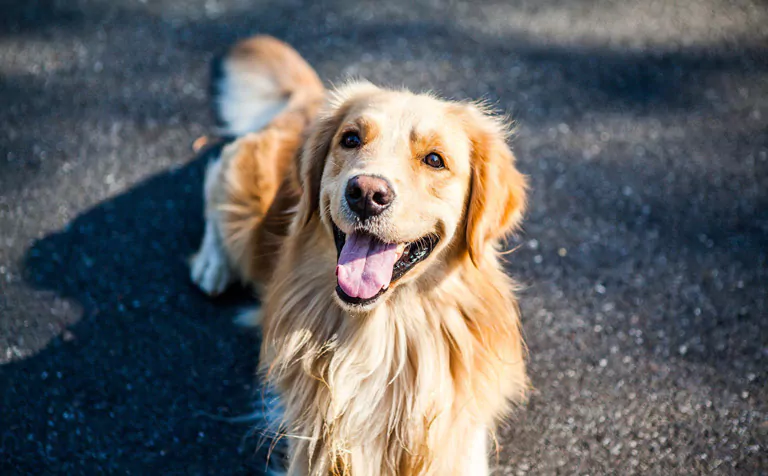
#> input picture 4image.jpg, 768 x 476 px
$ python 4.1.py
#> lines starting #> are read from the running program, lines starting #| are printed output that depends on the picture
import cv2
import numpy as np

#a
img = cv2.imread("4image.jpg")
#> img is the input picture: shape (476, 768, 3); mean B, G, R 99.7, 98.5, 97.9
cv2.imshow("1a", img)
cv2.waitKey(0)

#b
M = np.float32([[1, 0, 30], [0, 1, 40]])
shifted = cv2.warpAffine(img, M, (img.shape[1], img.shape[0]))
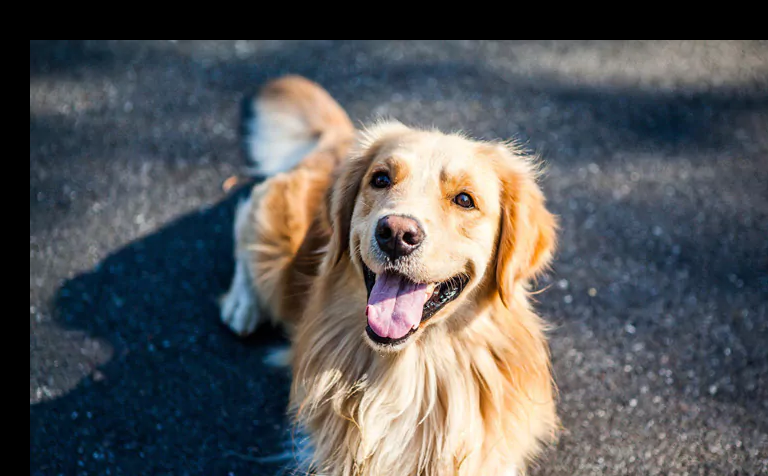
#> shifted: shape (476, 768, 3); mean B, G, R 89.4, 88.4, 87.9

#c
cv2.imshow("1c", shifted)
cv2.waitKey(0)

$ run again, with 3image.jpg copied over 4image.jpg
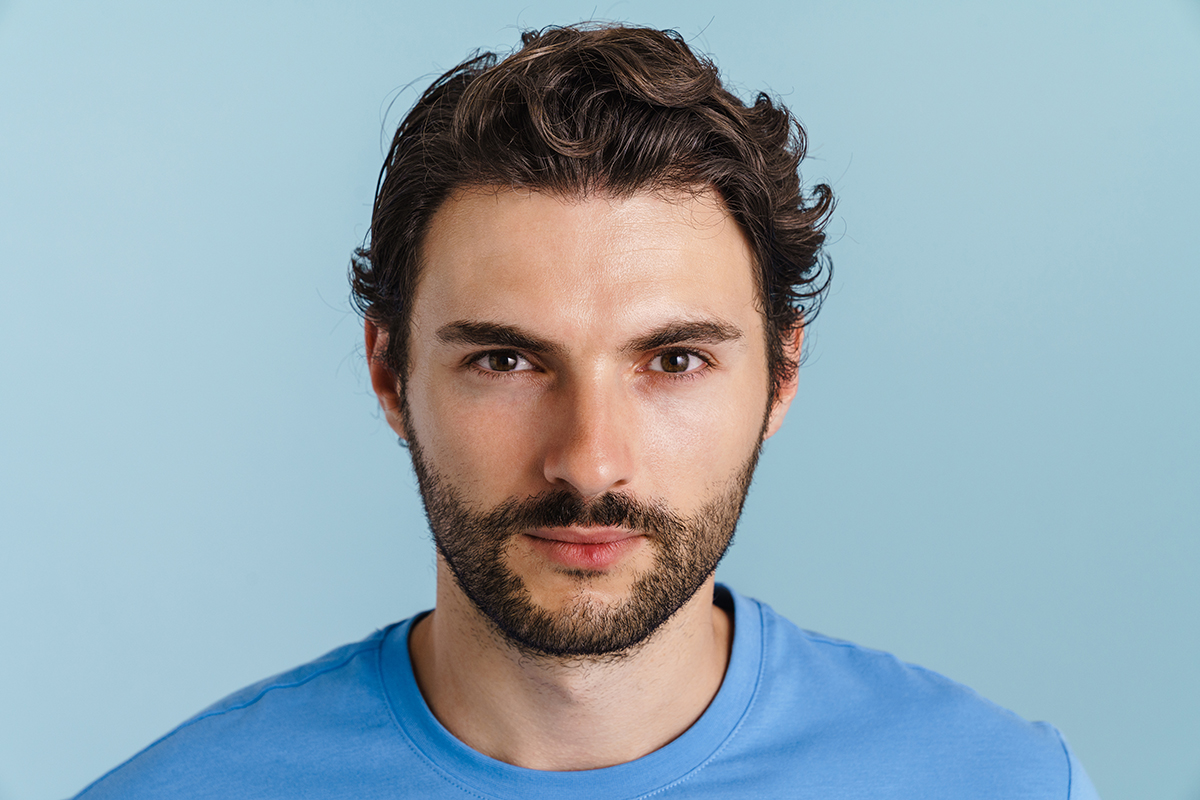
#> input picture 3image.jpg, 1200 x 800 px
#> img is the input picture: shape (800, 1200, 3); mean B, G, R 178.8, 168.4, 148.8
#> `shifted = cv2.warpAffine(img, M, (img.shape[1], img.shape[0]))`:
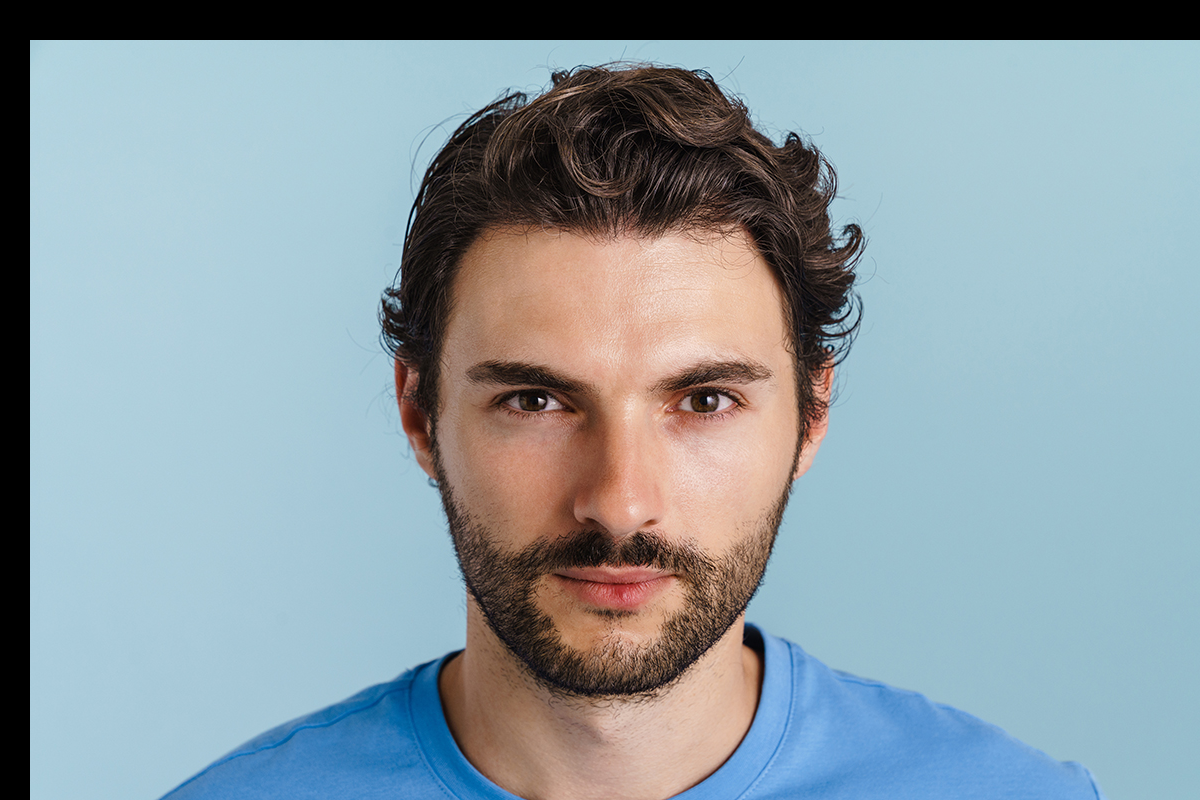
#> shifted: shape (800, 1200, 3); mean B, G, R 163.4, 155.9, 140

$ run again, with 5image.jpg copied over 4image.jpg
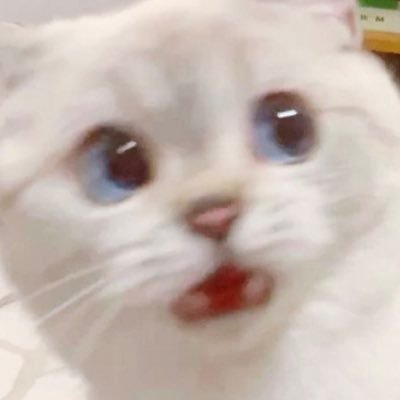
#> input picture 5image.jpg, 400 x 400 px
#> img is the input picture: shape (400, 400, 3); mean B, G, R 176.9, 185, 199
#> `shifted = cv2.warpAffine(img, M, (img.shape[1], img.shape[0]))`:
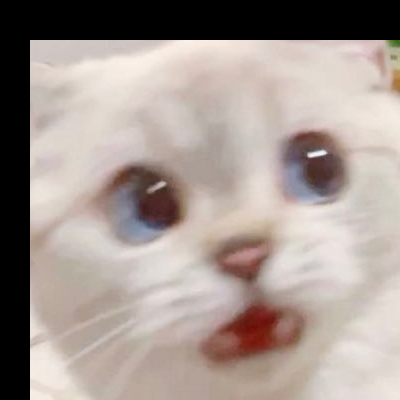
#> shifted: shape (400, 400, 3); mean B, G, R 145.5, 151.7, 163.8

$ run again, with 6image.jpg copied over 4image.jpg
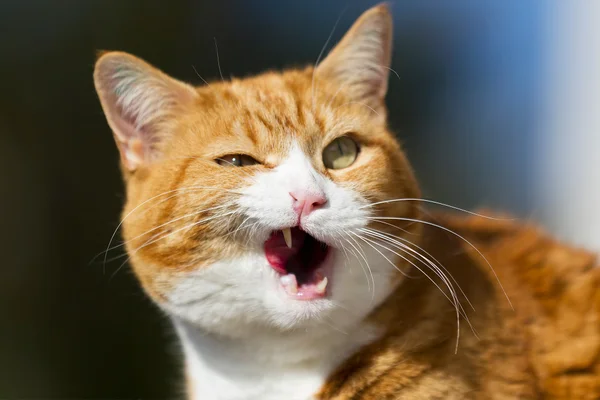
#> input picture 6image.jpg, 600 x 400 px
#> img is the input picture: shape (400, 600, 3); mean B, G, R 79.9, 100.4, 114.6
#> `shifted = cv2.warpAffine(img, M, (img.shape[1], img.shape[0]))`:
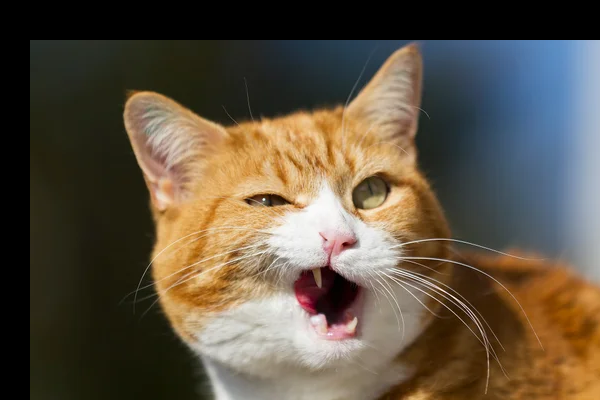
#> shifted: shape (400, 600, 3); mean B, G, R 66.4, 82.5, 93.6
